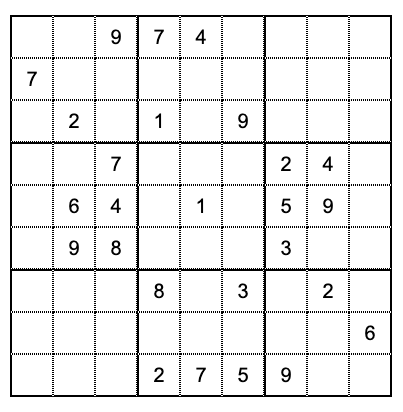
#> input picture sudoku_image.png, 403 x 412 px
$ python image_processer.py
#> lines starting #> are read from the running program, lines starting #| are printed output that depends on the picture; after the words box and inside, x2 and y2 are one past the last pixel; in counts of white or black regions, pixels touching at a corner belong together
import cv2
from PIL import Image
import pytesseract


# Function to find the largest square contour within the Sudoku grid
def find_largest_square_contour(img):
    gray = cv2.cvtColor(img, cv2.COLOR_BGR2GRAY)
    blurred = cv2.GaussianBlur(gray, (7, 7), 3)
    edges = cv2.Canny(blurred, 50, 150)

    contours, _ = cv2.findContours(edges.copy(), cv2.RETR_EXTERNAL, cv2.CHAIN_APPROX_SIMPLE)
    if contours:
        largest_contour = max(contours, key=cv2.contourArea)
        return largest_contour
    else:
        return None


# Function to extract the largest square from a contour
def extract_square_from_contour(img, contour):
    x, y, w, h = cv2.boundingRect(contour)
    square_img = img[y:y + h, x:x + w]
    return square_img


def predict_digit(square):
    # Convert numpy array to PIL Image
    square = Image.fromarray(square)

    # Convert image to grayscale
    square_gray = square.convert('L')

    # Use pytesseract to extract text from the image
    text = pytesseract.image_to_string(square_gray, config='--psm 10 --oem 3 -c tessedit_char_whitelist=0123456789')

    # Check if any text is detected
    if text.strip() == '':
        return "."
    else:
        return text.strip()


def process_sudoku_grid(img):
    contour = find_largest_square_contour(img)
    if contour is None:
        print("No Sudoku grid found in the image.")
        return

    square_img = extract_square_from_contour(img, contour)
    square_size = square_img.shape[0] // 9
    crop_pixels = 10
    puzzle = []
    #fig, axes = plt.subplots(9, 9, figsize=(9, 9))
    for row in range(9):
        puzzle_row = []

        for col in range(9):
            small_square_img = square_img[
                               row * square_size + crop_pixels: (row + 1) * square_size - crop_pixels,
                               col * square_size + crop_pixels: (col + 1) * square_size - crop_pixels
                               ]
            #axes[row, col].imshow(cv2.cvtColor(small_square_img, cv2.COLOR_BGR2RGB))
            #axes[row, col].axis('off')
            digit = predict_digit(small_square_img)
            puzzle_row.append(digit)
            # axes[row, col].set_title(digit)
        puzzle.append(puzzle_row)
    # plt.tight_layout()
    # plt.show()
    return puzzle


def main(image_path):
#> called with image_path = 'sudoku_image.png'
    img = cv2.imread(image_path)
#> img is the input picture: shape (412, 403, 3); min 0, max 255, mean 235.4
    process_sudoku_grid(img)
#> in find_largest_square_contour, `blurred = cv2.GaussianBlur(gray, (7, 7), 3)`:
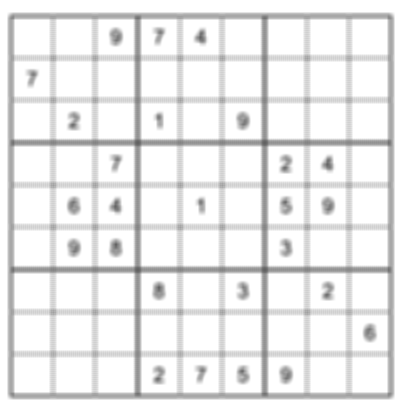
#> blurred: shape (412, 403); min 97, max 255, mean 235.4
#> in find_largest_square_contour, `edges = cv2.Canny(blurred, 50, 150)`:
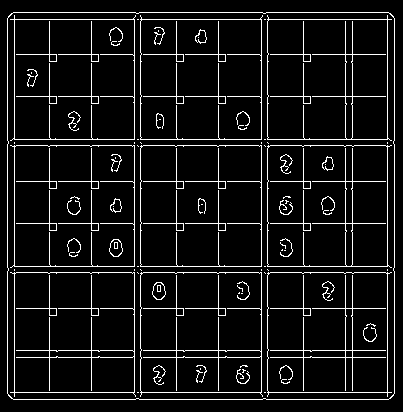
#> edges: shape (412, 403); 7.7% white in thin lines or dots
#> in find_largest_square_contour, `contours, _ = cv2.findContours(edges.copy(), cv2.RETR_EXTERNAL, cv2.CH..`: contours = 1 contour; box (x1, y1, x2, y2) and area: (7, 12, 395, 400) 149687
#> in find_largest_square_contour, `largest_contour = max(contours, key=cv2.contourArea)`: largest_contour = contour of 56 points, box (x1, y1, x2, y2) (7, 12, 395, 400), area 149687
#> in process_sudoku_grid, `contour = find_largest_square_contour(img)`: contour has the same summary as largest_contour in find_largest_square_contour
#> in extract_square_from_contour, `x, y, w, h = cv2.boundingRect(contour)`: x = 7; y = 12; w = 388
#> in extract_square_from_contour, `square_img = img[y:y + h, x:x + w]`:
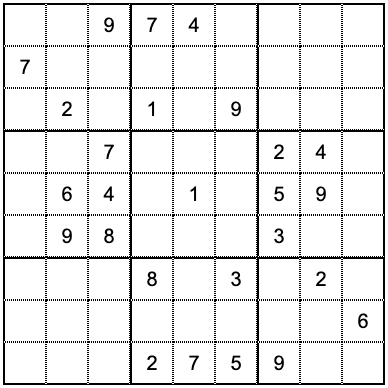
#> square_img: shape (388, 388, 3); min 0, max 255, mean 233.4
#> after the loop in process_sudoku_grid, `for row in range(9):`: puzzle = []
#> (the call stopped at in predict_digit, `text = pytesseract.image_to_string(square_gray, config='--psm 10 --oem..`: pytesseract is not available in this run)


if __name__ == "__main__":
    main("sudoku_image.png")
